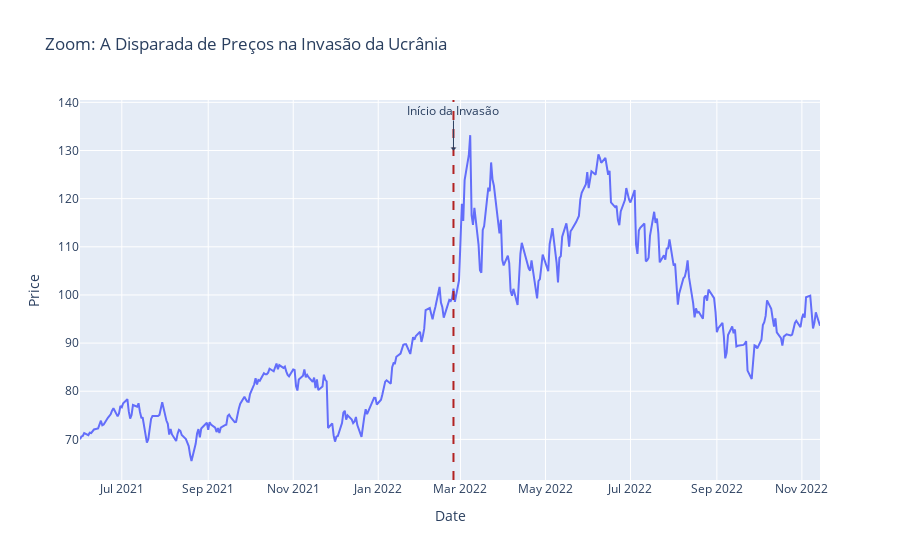

The cell this chart's notebook holds for it:
### Markdown cell above
--- 
## Estudo de Caso 4: O Retorno do Risco Geopolítico - Invasão da Ucrânia (2022)
<img src="https://static.euronews.com/articles/stories/05/67/66/70/750x422_cmsv2_428568a9-9832-51a5-8137-de01e107940a-5676670.jpg" width="700" alt="Tubos do gasoduto Nord Stream 2.">
<p style="text-align: left; font-style: italic;">O gasoduto Nord Stream 2 é considerado crucial por vários países europeus, tornou-se central na crise. Fonte: Euro News.</p>

**Contexto:** Em 24 de fevereiro de 2022, a Rússia lançou uma invasão em larga escala da Ucrânia, desencadeando o maior conflito militar na Europa desde a Segunda Guerra Mundial. O mundo respondeu com sanções pesadas contra a Rússia, uma das maiores superpotências energéticas do mundo, exportadora crucial de petróleo e gás natural.

**Impacto:** Este foi um **choque de oferta e de risco** combinado. O mercado temia que as exportações russas fossem interrompidas, seja pela guerra ou pelas sanções. O preço do petróleo disparou, superando $130 por barril, com medo da escassez. A crise também acelerou a busca da Europa por fontes de energia alternativas, reconfigurando o mapa energético global de forma duradoura.

### Code cell
if not df.empty:
    df_zoom = df[(df['Date'] >= '2021-06-01') & (df['Date'] <= '2022-12-31')]
    fig = px.line(df_zoom, x='Date', y='Price', title='Zoom: A Disparada de Preços na Invasão da Ucrânia')

    event_date = pd.to_datetime('2022-02-24')

    # Passo 1: Desenhar a linha vertical com add_shape
    fig.add_shape(
        type="line",
        x0=event_date, y0=0,
        x1=event_date, y1=1,
        yref='paper',
        line=dict(color="firebrick", width=2, dash="dash")
    )
    
    # Passo 2: Adicionar a anotação de texto com add_annotation
    fig.add_annotation(
        x=event_date,
        y=130, # Posição Y específica para o texto
        text="Início da Invasão",
        showarrow=True,
        arrowhead=1,
        ax=0,
        ay=-40
    )
    
    fig.show()

### Figure 1 — Plotly figure (JSON) as saved in the notebook; plotly's stock layout.template omitted (floating-point values rounded to 4 significant figures; data arrays with more than 128 entries replaced by an {"elided": "..."} marker saying what was removed)
{"data": [{"hovertemplate": "Date=%{x}<br>Price=%{y}<extra></extra>", "legendgroup": "", "line": {"color": "#636efa", "dash": "solid"}, "marker": {"symbol": "circle"}, "mode": "lines", "name": "", "orientation": "v", "showlegend": false, "type": "scatter", "x": {"elided": "371 str values"}, "xaxis": "x", "y": {"elided": "371 float values"}, "yaxis": "y"}], "layout": {"annotations": [{"arrowhead": 1, "ax": 0, "ay": -40, "showarrow": true, "text": "Início da Invasão", "x": "2022-02-24T00:00:00", "y": 130}], "legend": {"tracegroupgap": 0}, "shapes": [{"line": {"color": "firebrick", "dash": "dash", "width": 2}, "type": "line", "x0": "2022-02-24T00:00:00", "x1": "2022-02-24T00:00:00", "y0": 0, "y1": 1, "yref": "paper"}], "title": {"text": "Zoom: A Disparada de Preços na Invasão da Ucrânia"}, "xaxis": {"anchor": "y", "domain": [0, 1], "title": {"text": "Date"}}, "yaxis": {"anchor": "x", "domain": [0, 1], "title": {"text": "Price"}}}}
